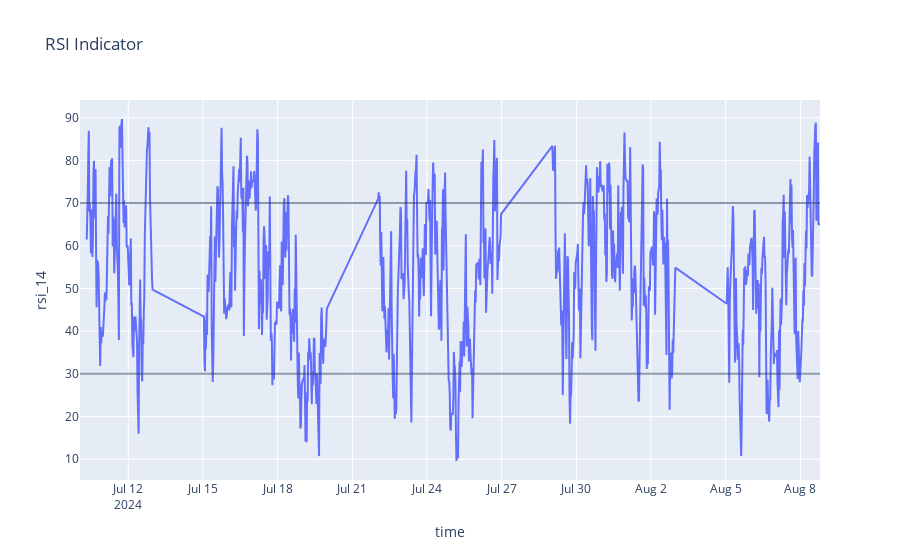

Here is the notebook cell this chart was saved with:
### Markdown cell above
---

## 4. Relative Strength Index (RSI)
The Relative Strength Index is a commonly used Oscillator Indicator. For Mean Reversion Traders, it can generate signals to determine whether price is overbought or when price is oversold. 

RSI can also be used to determine the strength of a move/trend (as the name implies).

**In this example, we will calculate the Average True Range with the Period of 14.**

### Code cell
rsi_period = 14

df['gain'] = (df['close'] - df['open']).apply(lambda x: x if x > 0 else 0)
df['loss'] = (df['close'] - df['open']).apply(lambda x: -x if x < 0 else 0)

df['ema_gain'] = df['gain'].ewm(span=rsi_period, min_periods=rsi_period).mean()
df['ema_loss'] = df['loss'].ewm(span=rsi_period, min_periods=rsi_period).mean()

df['rs'] = df['ema_gain'] / df['ema_loss']

df['rsi_14'] = 100 - (100 / (df['rs'] + 1))

display(df[['time', 'rsi_14', 'rs', 'ema_gain', 'ema_loss']])

fig_rsi = px.line(df, x='time', y='rsi_14', title='RSI Indicator')

overbought_level = 70
orversold_level = 30

fig_rsi.add_hline(y=overbought_level, opacity=0.5)
fig_rsi.add_hline(y=orversold_level, opacity=0.5)

display(fig_rsi)

### Figure 1 — Plotly figure (JSON) as saved in the notebook; plotly's stock layout.template omitted (floating-point values rounded to 4 significant figures; data arrays with more than 128 entries replaced by an {"elided": "..."} marker saying what was removed)
{"data": [{"hovertemplate": "time=%{x}<br>rsi_14=%{y}<extra></extra>", "legendgroup": "", "line": {"color": "#636efa", "dash": "solid"}, "marker": {"symbol": "circle"}, "mode": "lines", "name": "", "orientation": "v", "showlegend": false, "type": "scatter", "x": {"elided": "1000 str values"}, "xaxis": "x", "y": {"elided": "1000 float values"}, "yaxis": "y"}], "layout": {"legend": {"tracegroupgap": 0}, "shapes": [{"opacity": 0.5, "type": "line", "x0": 0, "x1": 1, "xref": "x domain", "y0": 70, "y1": 70, "yref": "y"}, {"opacity": 0.5, "type": "line", "x0": 0, "x1": 1, "xref": "x domain", "y0": 30, "y1": 30, "yref": "y"}], "title": {"text": "RSI Indicator"}, "xaxis": {"anchor": "y", "domain": [0, 1], "title": {"text": "time"}}, "yaxis": {"anchor": "x", "domain": [0, 1], "title": {"text": "rsi_14"}}}}
